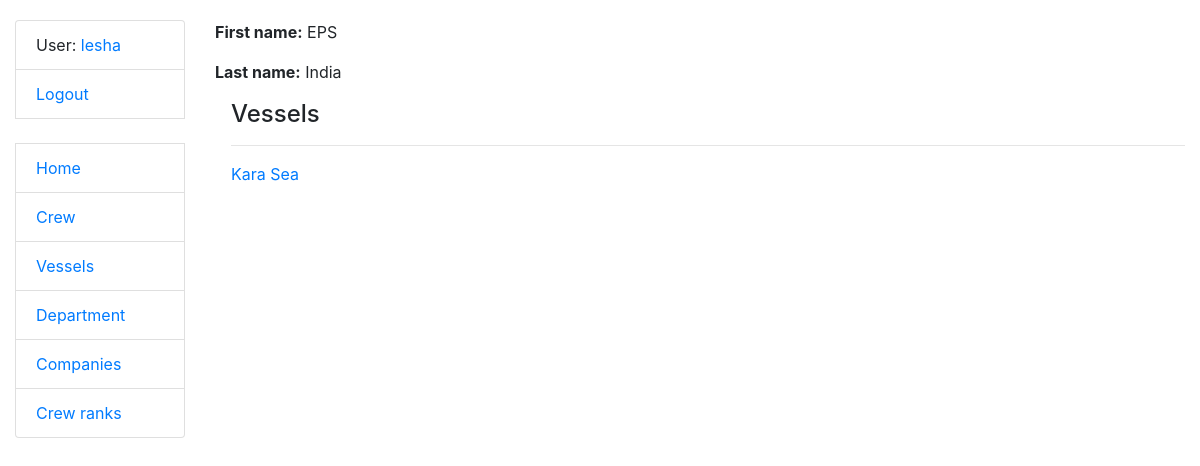
The app's page /company/3/ (signed in), older data.
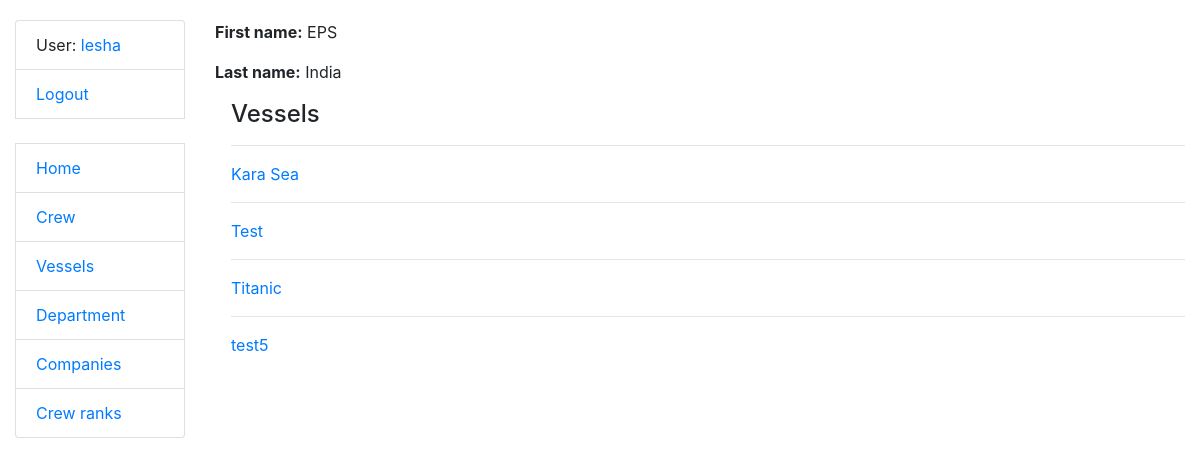
The same page, newer data.
### crewing/models.py (models this page shows, shortened)
class Vessel(models.Model):
    name = models.CharField(max_length=50)
    IMO_number = models.IntegerField(unique=True)
    vessel_type = models.ForeignKey(VesselType, on_delete=models.CASCADE, related_name='vessels')
    company = models.ForeignKey('Company', on_delete=models.CASCADE, related_name='vessels')
    class Meta:
        verbose_name_plural = "vessels"
        verbose_name = "vessel"
        ordering = ["name"]
    def get_absolute_url(self):
        return reverse("crewing:vessel-detail", kwargs={"pk": self.pk})

### crewing/views.py (the view)
# urls.py: path("company/<int:pk>/", CompanyDetailView.as_view(), name="company-detail"),
class CompanyDetailView(LoginRequiredMixin, generic.DetailView):
    model = Company
    template_name = "crewing/company/detail.html"

### crewing/models.py (called while the page is built)
    def get_absolute_url(self):
        return reverse("crewing:crew-detail", kwargs={"pk": self.pk})

### templates/crewing/company/detail.html
{% extends "base.html" %}
{% block content %}
  <p><strong>First name:</strong> {{ company.name }}</p>
  <p><strong>Last name:</strong> {{ company.country }}</p>
  <div class="ml-3">
    <h4>Vessels</h4>
    {% for vessel in company.vessels.all %}
        <hr>
        <p><a href="{{ vessel.get_absolute_url }}">{{ vessel.name }}</a></p>
    {% empty %}
      <p>No vessels!</p>
    {% endfor %}
  </div>
{% endblock %}

Row changes from the older to the newer data that the page shows:
added Vessel: name "Test"
added Vessel: name "Titanic"
added Vessel: name "test5"
